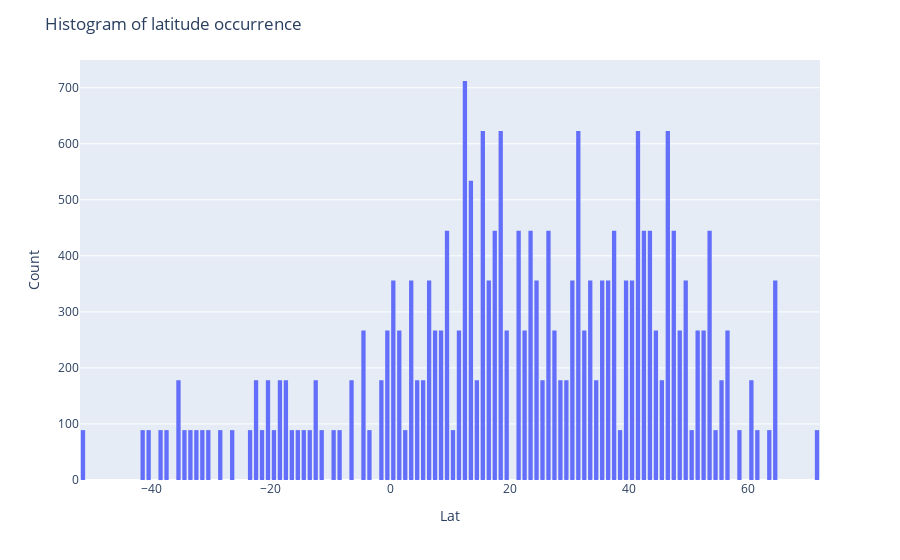

The code cell stored with this chart in its notebook:
### Code cell
# Plotting the histogram

histogram_lat = univariate_analysis['Lat']
fig = px.histogram(histogram_lat, x="Lat")
fig.update_layout(
    title_text='Histogram of latitude occurrence', # title of plot
    xaxis_title_text='Lat', # xaxis label
    yaxis_title_text='Count', # yaxis label
    bargap=0.2, # gap between bars of adjacent location coordinates
    bargroupgap=0.1 # gap between bars of the same location coordinates
)
fig.show()

### Figure 1 — Plotly figure (JSON) as saved in the notebook; plotly's stock layout.template omitted (floating-point values rounded to 4 significant figures; data arrays with more than 128 entries replaced by an {"elided": "..."} marker saying what was removed)
{"data": [{"alignmentgroup": "True", "bingroup": "x", "hoverlabel": {"namelength": 0}, "hovertemplate": "Lat=%{x}<br>count=%{y}", "legendgroup": "", "marker": {"color": "#636efa"}, "name": "", "offsetgroup": "", "orientation": "v", "showlegend": false, "type": "histogram", "x": {"elided": "23496 float values"}, "xaxis": "x", "yaxis": "y"}], "layout": {"bargap": 0.2, "bargroupgap": 0.1, "barmode": "relative", "legend": {"tracegroupgap": 0}, "margin": {"t": 60}, "title": {"text": "Histogram of latitude occurrence"}, "xaxis": {"anchor": "y", "domain": [0, 1], "title": {"text": "Lat"}}, "yaxis": {"anchor": "x", "domain": [0, 1], "title": {"text": "Count"}}}}
